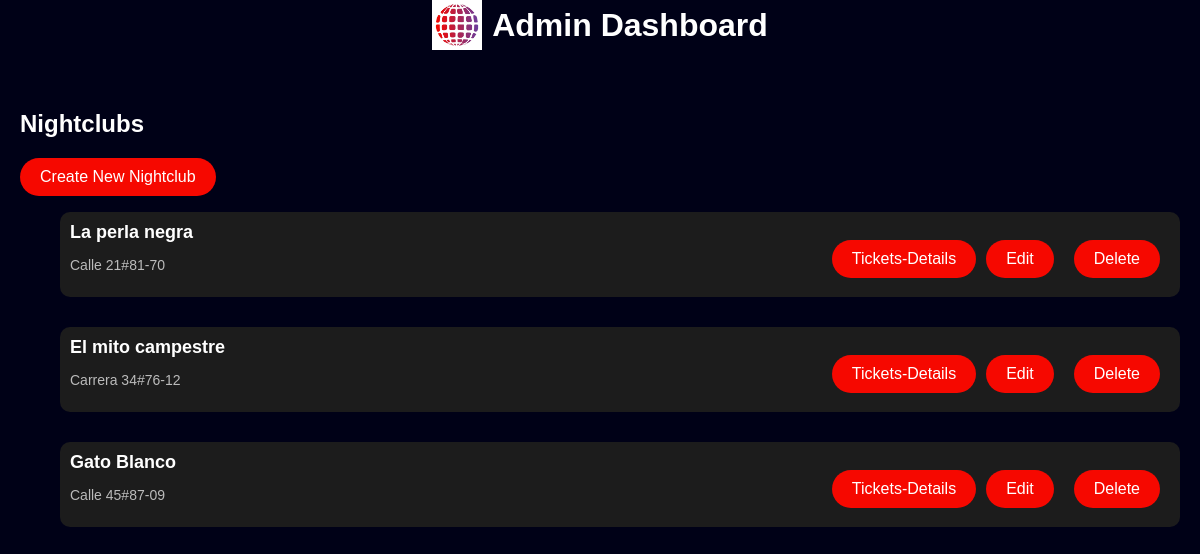
The app's page /users/custom-admin/dashboard/ (signed in) with its own data.
### tickets/models.py (models this page shows, shortened)
class NightClub(models.Model):
    name = models.CharField(max_length=255)
    address = models.CharField(max_length=255, null=True, blank=True)  # Allow null and blank values
    description = models.TextField(blank=True, null=True)
    image = models.ImageField(upload_to='nightclubs/', blank=True, null=True)

### users/views.py (the view)
# urls.py: path('custom-admin/dashboard/', views.admin_dashboard,
@staff_member_required
def admin_dashboard(request):
    nightclubs = NightClub.objects.all()
    return render(request, 'users/admin_dashboard.html', {'nightclubs': nightclubs})

### users/templates/users/admin_dashboard.html (shortened to what this page needs)
<!DOCTYPE html>
<html lang="en">
<head>
    {% load static %}
    <link rel="stylesheet" href="{% static 'css/styles.css' %}">
</head>
<body>
    <header class="header">
        <div class="logo-section">
            {% load static %}
            <img src="{% static 'images/logo.png' %}" alt="Logo" class="logo">
            <h1>Admin Dashboard</h1>
        </div>
    </header>
    <div class="nightclub-list">
        <h2>Nightclubs</h2>
        <a href="{% url 'create-nightclub' %}" class="auth-button red-button">Create New Nightclub</a>
        <ul class="nightclubs">
            {% for nightclub in nightclubs %}
            <li class="nightclub-card">
                <div class="nightclub-info">
                    <h3>{{ nightclub.name }}</h3>
                    <p>{{ nightclub.address }}</p>
                </div>
                <div class="nightclub-actions">
                    <a href="{% url 'nightclub-detail' nightclub.id %}" class="auth-button red-button">Tickets-Details</a>
                    <div class="edit-delete-buttons">
                        <a href="{% url 'edit-nightclub' nightclub.id %}" class="auth-button red-button">Edit</a>
                        <a href="{% url 'delete-nightclub' nightclub.id %}" class="auth-button red-button">Delete</a>
                    </div>
                </div>
            </li>
            {% endfor %}
        </ul>
    </div>
</body>
</html>

### tickets/static/css/styles.css (style rules this page uses)
body { background-color: #000117; color: white; font-family: 'Arial', sans-serif; margin: 0; display: flex; flex-direction: column; }
.nightclub-actions { display: flex; justify-content: space-between; align-items: center; margin-top: 10px; }
.edit-delete-buttons { display: flex; gap: 10px; }
.auth-button { padding: 10px 20px; border-radius: 25px; color: white; font-size: 16px; text-decoration: none; }
.red-button { background-color: #F60800; }
.nightclub-card { display: flex; justify-content: space-between; align-items: center; background-color: #1c1c1c; padding: 10px; border-radius: 10px; margin-bottom: 15px; }
.auth-button { position: relative; padding: 10px 20px; border-radius: 25px; color: white; font-size: 16px; text-decoration: none; background-color: #F60800; }
.auth-button { display: inline-block; padding: 10px 20px; border-radius: 25px; text-decoration: none; color: white; font-size: 16px; margin-right: 10px; }
.nightclub-list { margin: 20px; }
.nightclub-list h2 { font-size: 24px; margin-bottom: 20px; text-align: left; }
.nightclubs { display: flex; flex-direction: column; gap: 15px; }
.nightclub-card { background-color: #1c1c1c; display: flex; align-items: center; padding: 10px; border-radius: 10px; position: relative; }
.nightclub-info { flex-grow: 1; }
.nightclub-info h3 { font-size: 18px; margin: 0; color: white; }
.nightclub-info p { font-size: 14px; color: #bbb; }
.logo-section { display: flex; align-items: center; justify-content: center; margin-bottom: 20px; }
.logo { width: 50px; height: auto; margin-right: 10px; }
h1 { font-size: 32px; color: white; margin: 0; }
h2 { color: white; margin-bottom: 20px; }
.auth-button { padding: 10px 20px; border-radius: 25px; color: white; font-size: 16px; text-decoration: none; background-color: #F60800; text-align: center; }

### records on screen
NightClub: name "La perla negra", address "Calle 21#81-70"
NightClub: name "El mito campestre", address "Carrera 34#76-12"
NightClub: name "Gato Blanco", address "Calle 45#87-09"
